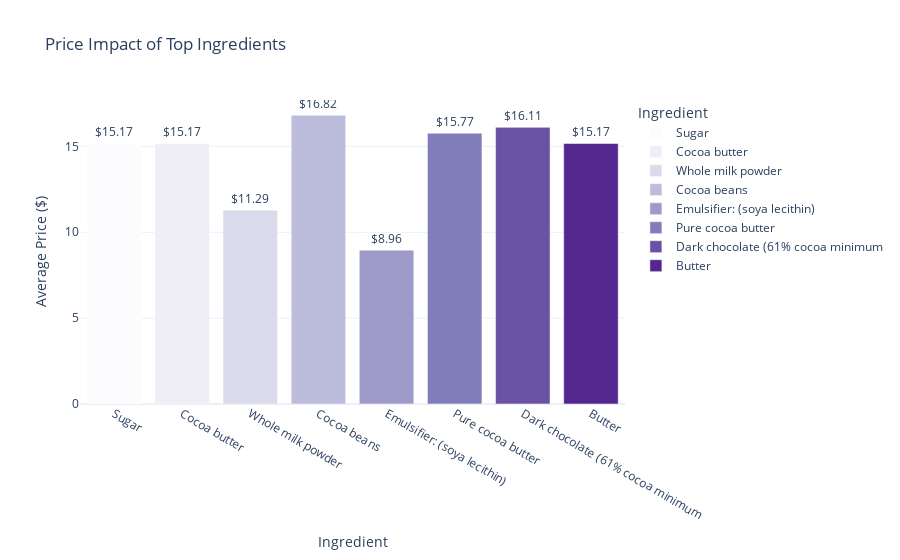

The code cell stored with this chart in its notebook:
### Markdown cell above
## Price Impact of Top Ingredients

### Code cell
all_ingredients = df_products['Ingredients'].dropna().astype(str).str.lower().str.split(', ')
flat_ingredients = [ingredient.strip() for sublist in all_ingredients for ingredient in sublist]

ingredient_counts = Counter(flat_ingredients)
top_20_ingredients = [item[0] for item in ingredient_counts.most_common(20)]
top_5_ingredients = top_20_ingredients[:8]  # Top 8

price_impact_data = []
for ingredient in top_5_ingredients:
    contains = df_products['Ingredients'].astype(str).str.lower().str.contains(ingredient, na=False, regex=False)
    avg_price_with = pd.to_numeric(df_products.loc[contains, 'Price ($)'], errors='coerce').mean()
    
    price_impact_data.append({
        'Ingredient': ingredient.capitalize(),
        'Average Price With ($)': avg_price_with
    })

impact_df = pd.DataFrame(price_impact_data)

fig = px.bar(
    impact_df,
    x='Ingredient',
    y='Average Price With ($)',
    text='Average Price With ($)',
    title='Price Impact of Top Ingredients',
    color='Ingredient',
    color_discrete_sequence=px.colors.sequential.Purples
)

fig.update_traces(texttemplate='$%{text:.2f}', textposition='outside')
fig.update_layout(
    yaxis_title='Average Price ($)',
    xaxis_title='Ingredient',
    uniformtext_minsize=8,
    uniformtext_mode='hide',
    template='plotly_white'
)

fig.show()

### Figure 1 — Plotly figure (JSON) as saved in the notebook; plotly's stock layout.template omitted (floating-point values rounded to 4 significant figures)
{"data": [{"alignmentgroup": "True", "hovertemplate": "Ingredient=%{x}<br>Average Price With ($)=%{text}<extra></extra>", "legendgroup": "Sugar", "marker": {"color": "rgb(252,251,253)", "pattern": {"shape": ""}}, "name": "Sugar", "offsetgroup": "Sugar", "orientation": "v", "showlegend": true, "text": [15.17], "textposition": "outside", "texttemplate": "$%{text:.2f}", "type": "bar", "x": ["Sugar"], "xaxis": "x", "y": [15.17], "yaxis": "y"}, {"alignmentgroup": "True", "hovertemplate": "Ingredient=%{x}<br>Average Price With ($)=%{text}<extra></extra>", "legendgroup": "Cocoa butter", "marker": {"color": "rgb(239,237,245)", "pattern": {"shape": ""}}, "name": "Cocoa butter", "offsetgroup": "Cocoa butter", "orientation": "v", "showlegend": true, "text": [15.17], "textposition": "outside", "texttemplate": "$%{text:.2f}", "type": "bar", "x": ["Cocoa butter"], "xaxis": "x", "y": [15.17], "yaxis": "y"}, {"alignmentgroup": "True", "hovertemplate": "Ingredient=%{x}<br>Average Price With ($)=%{text}<extra></extra>", "legendgroup": "Whole milk powder", "marker": {"color": "rgb(218,218,235)", "pattern": {"shape": ""}}, "name": "Whole milk powder", "offsetgroup": "Whole milk powder", "orientation": "v", "showlegend": true, "text": [11.29], "textposition": "outside", "texttemplate": "$%{text:.2f}", "type": "bar", "x": ["Whole milk powder"], "xaxis": "x", "y": [11.29], "yaxis": "y"}, {"alignmentgroup": "True", "hovertemplate": "Ingredient=%{x}<br>Average Price With ($)=%{text}<extra></extra>", "legendgroup": "Cocoa beans", "marker": {"color": "rgb(188,189,220)", "pattern": {"shape": ""}}, "name": "Cocoa beans", "offsetgroup": "Cocoa beans", "orientation": "v", "showlegend": true, "text": [16.82], "textposition": "outside", "texttemplate": "$%{text:.2f}", "type": "bar", "x": ["Cocoa beans"], "xaxis": "x", "y": [16.82], "yaxis": "y"}, {"alignmentgroup": "True", "hovertemplate": "Ingredient=%{x}<br>Average Price With ($)=%{text}<extra></extra>", "legendgroup": "Emulsifier: (soya lecithin)", "marker": {"color": "rgb(158,154,200)", "pattern": {"shape": ""}}, "name": "Emulsifier: (soya lecithin)", "offsetgroup": "Emulsifier: (soya lecithin)", "orientation": "v", "showlegend": true, "text": [8.96], "textposition": "outside", "texttemplate": "$%{text:.2f}", "type": "bar", "x": ["Emulsifier: (soya lecithin)"], "xaxis": "x", "y": [8.96], "yaxis": "y"}, {"alignmentgroup": "True", "hovertemplate": "Ingredient=%{x}<br>Average Price With ($)=%{text}<extra></extra>", "legendgroup": "Pure cocoa butter", "marker": {"color": "rgb(128,125,186)", "pattern": {"shape": ""}}, "name": "Pure cocoa butter", "offsetgroup": "Pure cocoa butter", "orientation": "v", "showlegend": true, "text": [15.77], "textposition": "outside", "texttemplate": "$%{text:.2f}", "type": "bar", "x": ["Pure cocoa butter"], "xaxis": "x", "y": [15.77], "yaxis": "y"}, {"alignmentgroup": "True", "hovertemplate": "Ingredient=%{x}<br>Average Price With ($)=%{text}<extra></extra>", "legendgroup": "Dark chocolate (61% cocoa minimum", "marker": {"color": "rgb(106,81,163)", "pattern": {"shape": ""}}, "name": "Dark chocolate (61% cocoa minimum", "offsetgroup": "Dark chocolate (61% cocoa minimum", "orientation": "v", "showlegend": true, "text": [16.11], "textposition": "outside", "texttemplate": "$%{text:.2f}", "type": "bar", "x": ["Dark chocolate (61% cocoa minimum"], "xaxis": "x", "y": [16.11], "yaxis": "y"}, {"alignmentgroup": "True", "hovertemplate": "Ingredient=%{x}<br>Average Price With ($)=%{text}<extra></extra>", "legendgroup": "Butter", "marker": {"color": "rgb(84,39,143)", "pattern": {"shape": ""}}, "name": "Butter", "offsetgroup": "Butter", "orientation": "v", "showlegend": true, "text": [15.17], "textposition": "outside", "texttemplate": "$%{text:.2f}", "type": "bar", "x": ["Butter"], "xaxis": "x", "y": [15.17], "yaxis": "y"}], "layout": {"autosize": true, "barmode": "relative", "legend": {"title": {"text": "Ingredient"}, "tracegroupgap": 0}, "title": {"text": "Price Impact of Top Ingredients"}, "uniformtext": {"minsize": 8, "mode": "hide"}, "xaxis": {"anchor": "y", "autorange": true, "categoryarray": ["Sugar", "Cocoa butter", "Whole milk powder", "Cocoa beans", "Emulsifier: (soya lecithin)", "Pure cocoa butter", "Dark chocolate (61% cocoa minimum", "Butter"], "categoryorder": "array", "domain": [0, 1], "range": [-0.5, 7.5], "title": {"text": "Ingredient"}, "type": "category"}, "yaxis": {"anchor": "x", "autorange": true, "domain": [0, 1], "range": [0, 17.7], "title": {"text": "Average Price ($)"}, "type": "linear"}}}
